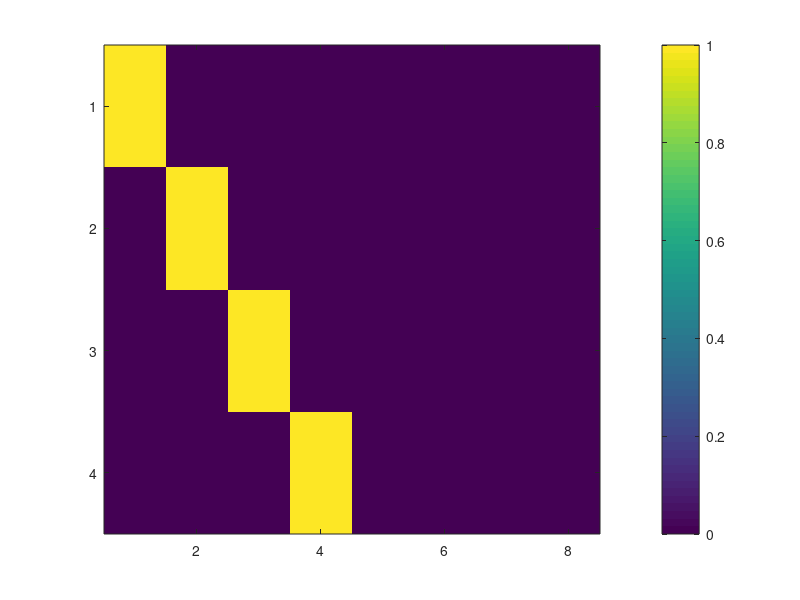

MATLAB code for this plot: (Note: this script raises an error after producing the figure.)
%% Implementation of the Haywood RA algorithm
% Initial explanation for understanding:
RangeProfiles = [1 0 0 0 0 0 0 0; 0 1 0 0 0 0 0 0; 
    0 0 1 0 0 0 0 0; 0 0 0 1 0 0 0 0];
figure; imagesc(abs(RangeProfiles))
colorbar

%% Real implementation
% This uses the Haywood Range-Alignment algorithm (no autofocus). Haywood's
% algorithm begins with the simple correlation
[ShiftedRangeProfiles,shifts] = correlationRA(RangeProfiles);

%disp(ShiftedRangeProfiles)
figure; imagesc(abs(ShiftedRangeProfiles))
colorbar
